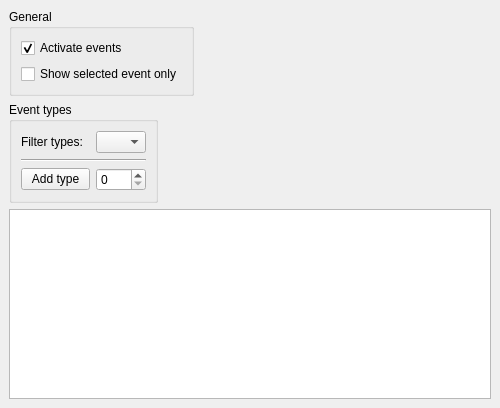
<?xml version="1.0" encoding="UTF-8"?>
<ui version="4.0">
 <class>EventWindowDockWidget</class>
 <widget class="QDockWidget" name="EventWindowDockWidget">
  <property name="windowModality">
   <enum>Qt::NonModal</enum>
  </property>
  <property name="geometry">
   <rect>
    <x>0</x>
    <y>0</y>
    <width>500</width>
    <height>408</height>
   </rect>
  </property>
  <property name="sizePolicy">
   <sizepolicy hsizetype="Preferred" vsizetype="Preferred">
    <horstretch>0</horstretch>
    <verstretch>0</verstretch>
   </sizepolicy>
  </property>
  <property name="minimumSize">
   <size>
    <width>194</width>
    <height>293</height>
   </size>
  </property>
  <property name="maximumSize">
   <size>
    <width>524287</width>
    <height>524287</height>
   </size>
  </property>
  <property name="allowedAreas">
   <set>Qt::LeftDockWidgetArea|Qt::RightDockWidgetArea</set>
  </property>
  <property name="windowTitle">
   <string>Event List</string>
  </property>
  <widget class="QWidget" name="dockWidgetContents">
   <layout class="QVBoxLayout" name="verticalLayout">
    <item>
     <layout class="QGridLayout" name="m_gridLayout_Main">
      <property name="topMargin">
       <number>0</number>
      </property>
      <property name="verticalSpacing">
       <number>6</number>
      </property>
      <item row="1" column="0">
       <widget class="QGroupBox" name="groupBox_2">
        <property name="sizePolicy">
         <sizepolicy hsizetype="Fixed" vsizetype="Fixed">
          <horstretch>0</horstretch>
          <verstretch>0</verstretch>
         </sizepolicy>
        </property>
        <property name="title">
         <string>Event types</string>
        </property>
        <layout class="QVBoxLayout" name="verticalLayout_2">
         <item>
          <layout class="QGridLayout" name="gridLayout_3">
           <item row="2" column="0" rowspan="2">
            <widget class="QPushButton" name="m_pushButton_addEventType">
             <property name="sizePolicy">
              <sizepolicy hsizetype="Fixed" vsizetype="Fixed">
               <horstretch>0</horstretch>
               <verstretch>0</verstretch>
              </sizepolicy>
             </property>
             <property name="minimumSize">
              <size>
               <width>69</width>
               <height>0</height>
              </size>
             </property>
             <property name="maximumSize">
              <size>
               <width>69</width>
               <height>16777215</height>
              </size>
             </property>
             <property name="text">
              <string>Add type</string>
             </property>
            </widget>
           </item>
           <item row="0" column="0">
            <widget class="QLabel" name="m_label_filterEvents">
             <property name="sizePolicy">
              <sizepolicy hsizetype="Fixed" vsizetype="Fixed">
               <horstretch>0</horstretch>
               <verstretch>0</verstretch>
              </sizepolicy>
             </property>
             <property name="text">
              <string>Filter types:</string>
             </property>
            </widget>
           </item>
           <item row="0" column="1">
            <widget class="QComboBox" name="m_comboBox_filterTypes">
             <property name="sizePolicy">
              <sizepolicy hsizetype="Fixed" vsizetype="Fixed">
               <horstretch>0</horstretch>
               <verstretch>50</verstretch>
              </sizepolicy>
             </property>
             <property name="minimumSize">
              <size>
               <width>50</width>
               <height>0</height>
              </size>
             </property>
             <property name="maximumSize">
              <size>
               <width>50</width>
               <height>16777215</height>
              </size>
             </property>
             <property name="maxCount">
              <number>100</number>
             </property>
             <property name="sizeAdjustPolicy">
              <enum>QComboBox::AdjustToContents</enum>
             </property>
            </widget>
           </item>
           <item row="2" column="1" rowspan="2">
            <widget class="QSpinBox" name="m_spinBox_addEventType">
             <property name="sizePolicy">
              <sizepolicy hsizetype="Fixed" vsizetype="Fixed">
               <horstretch>0</horstretch>
               <verstretch>0</verstretch>
              </sizepolicy>
             </property>
             <property name="minimumSize">
              <size>
               <width>50</width>
               <height>0</height>
              </size>
             </property>
             <property name="maximumSize">
              <size>
               <width>50</width>
               <height>16777215</height>
              </size>
             </property>
             <property name="maximum">
              <number>99999</number>
             </property>
            </widget>
           </item>
           <item row="1" column="0" colspan="2">
            <widget class="Line" name="line">
             <property name="orientation">
              <enum>Qt::Horizontal</enum>
             </property>
            </widget>
           </item>
          </layout>
         </item>
        </layout>
       </widget>
      </item>
      <item row="2" column="0" rowspan="4" colspan="2">
       <widget class="QTableView" name="m_tableView_eventTableView">
        <property name="enabled">
         <bool>true</bool>
        </property>
        <property name="sizePolicy">
         <sizepolicy hsizetype="Preferred" vsizetype="Preferred">
          <horstretch>0</horstretch>
          <verstretch>0</verstretch>
         </sizepolicy>
        </property>
        <property name="minimumSize">
         <size>
          <width>0</width>
          <height>0</height>
         </size>
        </property>
        <property name="maximumSize">
         <size>
          <width>16777215</width>
          <height>16777215</height>
         </size>
        </property>
        <property name="baseSize">
         <size>
          <width>0</width>
          <height>0</height>
         </size>
        </property>
        <property name="sizeAdjustPolicy">
         <enum>QAbstractScrollArea::AdjustToContentsOnFirstShow</enum>
        </property>
        <property name="editTriggers">
         <set>QAbstractItemView::AnyKeyPressed|QAbstractItemView::CurrentChanged|QAbstractItemView::DoubleClicked|QAbstractItemView::EditKeyPressed</set>
        </property>
        <property name="showDropIndicator" stdset="0">
         <bool>false</bool>
        </property>
        <property name="dragDropOverwriteMode">
         <bool>false</bool>
        </property>
        <property name="selectionMode">
         <enum>QAbstractItemView::SingleSelection</enum>
        </property>
        <property name="selectionBehavior">
         <enum>QAbstractItemView::SelectItems</enum>
        </property>
        <property name="textElideMode">
         <enum>Qt::ElideMiddle</enum>
        </property>
        <property name="sortingEnabled">
         <bool>false</bool>
        </property>
       </widget>
      </item>
      <item row="0" column="0">
       <widget class="QGroupBox" name="groupBox">
        <property name="sizePolicy">
         <sizepolicy hsizetype="Fixed" vsizetype="Fixed">
          <horstretch>0</horstretch>
          <verstretch>0</verstretch>
         </sizepolicy>
        </property>
        <property name="title">
         <string>General</string>
        </property>
        <layout class="QGridLayout" name="gridLayout">
         <item row="0" column="1">
          <layout class="QGridLayout" name="gridLayout_2">
           <item row="1" column="1" colspan="2">
            <widget class="QCheckBox" name="m_checkBox_showSelectedEventsOnly">
             <property name="sizePolicy">
              <sizepolicy hsizetype="Preferred" vsizetype="Fixed">
               <horstretch>0</horstretch>
               <verstretch>0</verstretch>
              </sizepolicy>
             </property>
             <property name="text">
              <string>Show selected event only</string>
             </property>
            </widget>
           </item>
           <item row="0" column="1" colspan="2">
            <widget class="QCheckBox" name="m_checkBox_activateEvents">
             <property name="sizePolicy">
              <sizepolicy hsizetype="Preferred" vsizetype="Fixed">
               <horstretch>0</horstretch>
               <verstretch>0</verstretch>
              </sizepolicy>
             </property>
             <property name="text">
              <string>Activate events</string>
             </property>
             <property name="checked">
              <bool>true</bool>
             </property>
            </widget>
           </item>
          </layout>
         </item>
        </layout>
       </widget>
      </item>
      <item row="1" column="1">
       <spacer name="horizontalSpacer">
        <property name="orientation">
         <enum>Qt::Horizontal</enum>
        </property>
        <property name="sizeHint" stdset="0">
         <size>
          <width>5</width>
          <height>20</height>
         </size>
        </property>
       </spacer>
      </item>
     </layout>
    </item>
   </layout>
  </widget>
 </widget>
 <tabstops>
  <tabstop>m_checkBox_activateEvents</tabstop>
  <tabstop>m_checkBox_showSelectedEventsOnly</tabstop>
  <tabstop>m_comboBox_filterTypes</tabstop>
  <tabstop>m_pushButton_addEventType</tabstop>
  <tabstop>m_spinBox_addEventType</tabstop>
  <tabstop>m_tableView_eventTableView</tabstop>
 </tabstops>
 <resources/>
 <connections/>
</ui>
